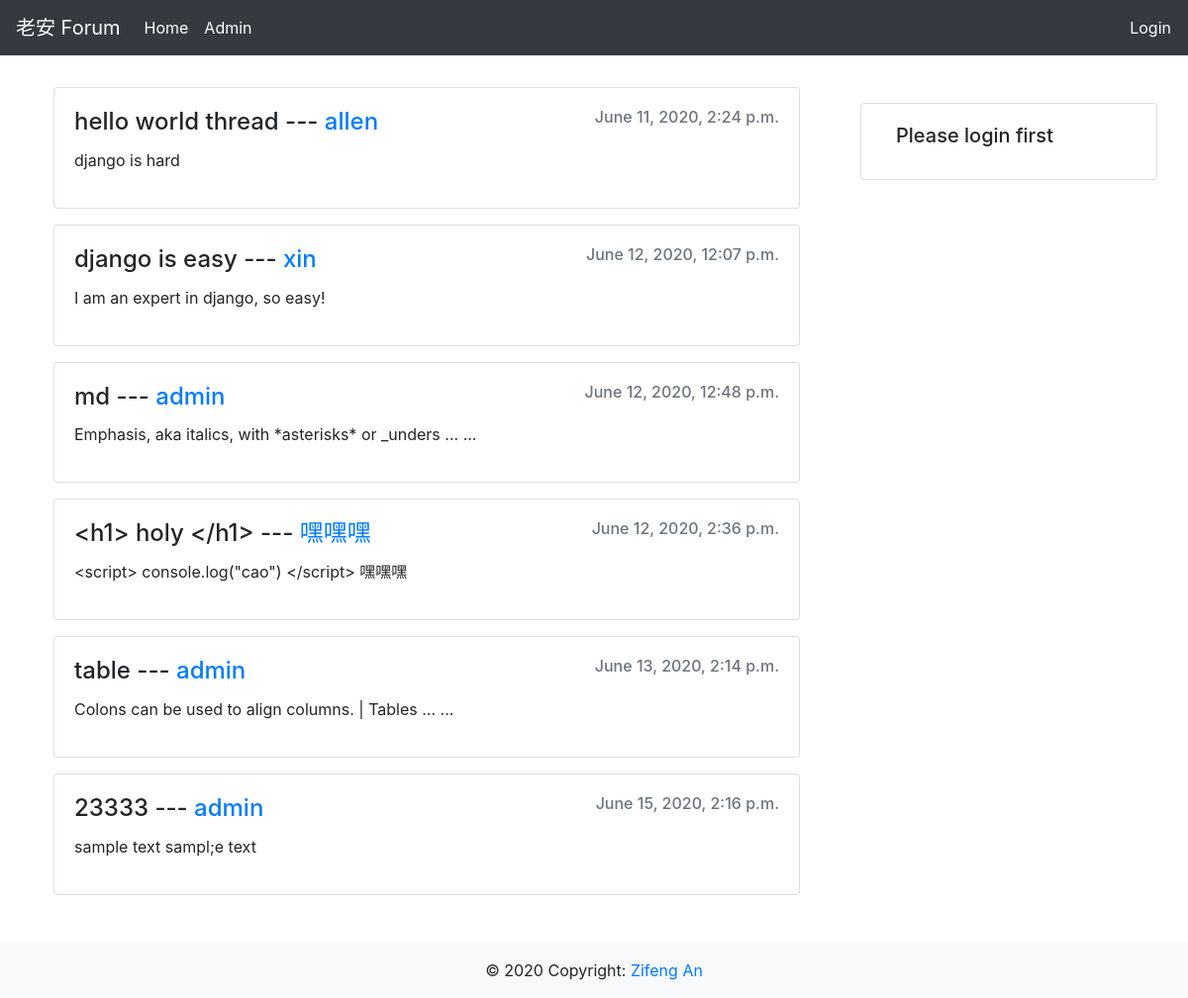
Before: /forum/ with the older database file.
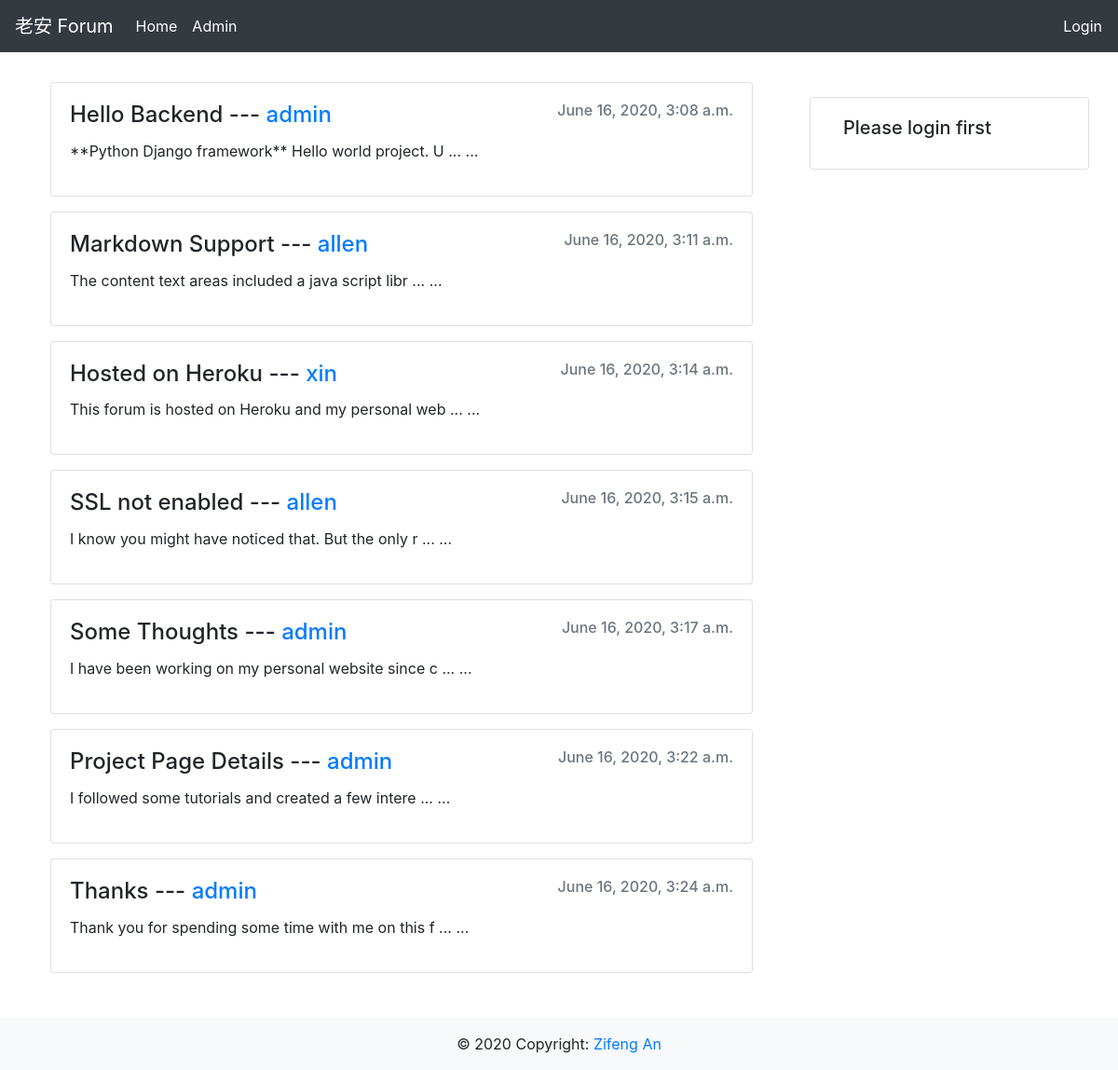
After: the same page with the newer database file.
### forum/models.py (models this page shows, shortened)
class Threads(models.Model):
    author = models.ForeignKey(ForumUser, on_delete=models.CASCADE, related_name='threads',
                               related_query_name='threads')
    date_created = models.DateTimeField(auto_now_add=True)
    title = models.TextField()
    content = models.TextField()

class ForumUser(models.Model):
    user = models.OneToOneField(User, on_delete=models.CASCADE, related_name='forum_user',
                                related_query_name='forum_user')
    picture = models.ImageField(default='avatar.jpg')  #default="discord.png"
    date_created = models.DateTimeField(auto_now_add=True)
    def __str__(self):
        return self.user.username

### forum/views.py (the view, shortened to what this page needs)
# urls.py: 2. Add a URL to urlpatterns:  path('', views.home, name='home')
def home(request):
    threads = Threads.objects.all()
    for thread in threads:
        if len(thread.content) > 50:
            thread.content = thread.content[:50]
            thread.content += ' ... ...'
    context = {'threads': threads}
    return render(request, 'forum/home.html', context)

### forum/templates/forum/home.html (shortened to what this page needs)
{% extends 'forum/layout.html' %}
{% block content %}
    <div class="d-flex flex-row bd-highlight mb-3 align-items-start justify-content-around">
        <div class="col-8 m-4 d-flex flex-column">
            {% if threads %}
                {% for thread in threads %}
                    <div class="card m-2" onclick="window.location='{% url 'forum:createPost' thread.id %}'"
                         style="cursor: pointer">
                        <div class="card-body">
                            <div style="display: flex;flex-direction: row;justify-content: space-between;">
                                <h4 class="card-title">{{ thread.title }} --- <a style="text-decoration: none"
                                                                                 href="{% url 'forum:profile' thread.author.id %}">{{ thread.author }}</a>
                                </h4>
                                <h6 class="mb-2 text-muted">{{ thread.date_created }}</h6>
                            </div>
                            <p class="card-text" id="threadContent{{ thread.id }}">{{ thread.content }}</p>
                        </div>
                    </div>
                {% endfor %}
            {% endif %}
        </div>
        <div class="card col-3 mt-5 mr-4 d-flex flex-column" style="max-width: 400px">
            <div class="card-body align-items-start">
                {% if request.user.is_authenticated %}
                    {% if request.user.forum_user %}
                        <div class="card-text" style="display: flex;flex-direction:column;justify-content: center;">
                            <a href="{% url 'forum:createThread' %}" class="btn btn-primary">Create a Thread</a>
                            {% if request.user.forum_user.picture %}
                                <img style="border-radius: 50%;max-width: 100%;margin: 2em 0"
                                     src="{{ request.user.forum_user.picture.url }}">
                            {% endif %}
                            <button type="button" class="btn btn-outline-info btn-sm" data-toggle="modal"
                                    data-target="#profileModal">
                                Change profile image
                            </button>
                        </div>
                    {% else %}
                        <p class="card-text" style="display: flex;justify-content: center;">
                            <a href="{% url 'forum:activate' %}" class="btn btn-danger">Activate</a>
                        </p>
                    {% endif %}
                {% else %}
                    <h5 class="card-title">
                        Please login first
                    </h5>
                {% endif %}
        </div>
    </div>
    </div>
{% endblock %}

Changed rows visible on the page:
removed Threads: title "django is easy", author "xin", date_created "June 12, 2020, 12:07 p.m.", content "I am an expert in django, so easy!"
removed Threads: title "md", author "admin", date_created "June 12, 2020, 12:48 p.m.", content "Emphasis, aka italics, with *asterisks* or _unders ... ..."
removed Threads: title "<h1> holy </h1>", author "嘿嘿嘿", date_created "June 12, 2020, 2:36 p.m.", content "<script> console.log(\"cao\") </script> 嘿嘿嘿"
removed Threads: title "table", author "admin", date_created "June 13, 2020, 2:14 p.m.", content "Colons can be used to align columns. | Tables ... ..."
removed Threads: title "23333", author "admin", date_created "June 15, 2020, 2:16 p.m.", content "sample text sampl;e text"
changed Threads: title "hello world thread" → "Hello Backend"; author "allen" → "admin"; date_created "June 11, 2020, 2:24 p.m." → "June 16, 2020, 3:08 a.m."; content "django is hard" → "**Python Django framework** Hello world project. U ... ..."
added Threads: title "Markdown Support", author "allen", date_created "June 16, 2020, 3:11 a.m.", content "The content text areas included a java script libr ... ..."
added Threads: title "Hosted on Heroku", author "xin", date_created "June 16, 2020, 3:14 a.m.", content "This forum is hosted on Heroku and my personal web ... ..."
added Threads: title "SSL not enabled", author "allen", date_created "June 16, 2020, 3:15 a.m.", content "I know you might have noticed that. But the only r ... ..."
added Threads: title "Some Thoughts", author "admin", date_created "June 16, 2020, 3:17 a.m.", content "I have been working on my personal website since c ... ..."
added Threads: title "Project Page Details", author "admin", date_created "June 16, 2020, 3:22 a.m.", content "I followed some tutorials and created a few intere ... ..."
added Threads: title "Thanks", author "admin", date_created "June 16, 2020, 3:24 a.m.", content "Thank you for spending some time with me on this f ... ..."
